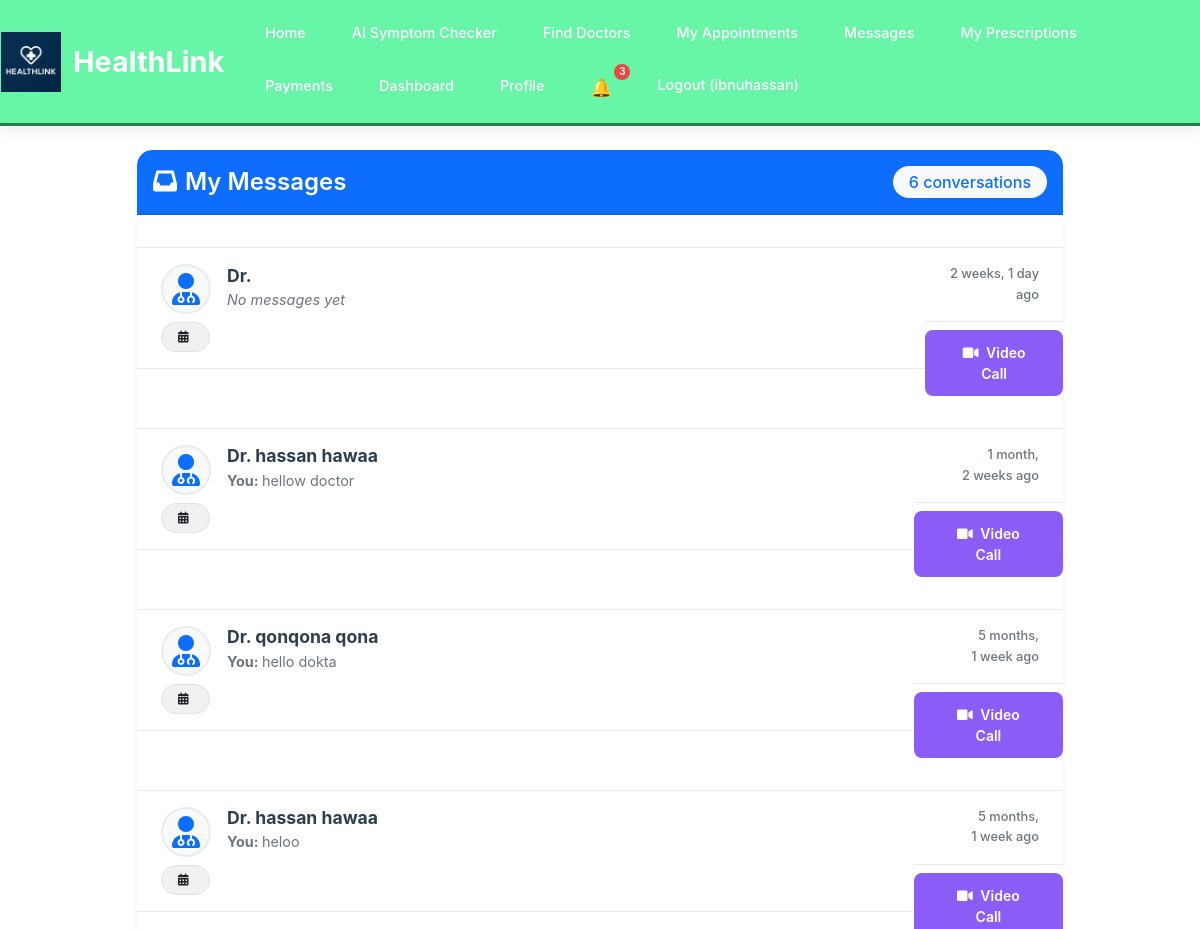
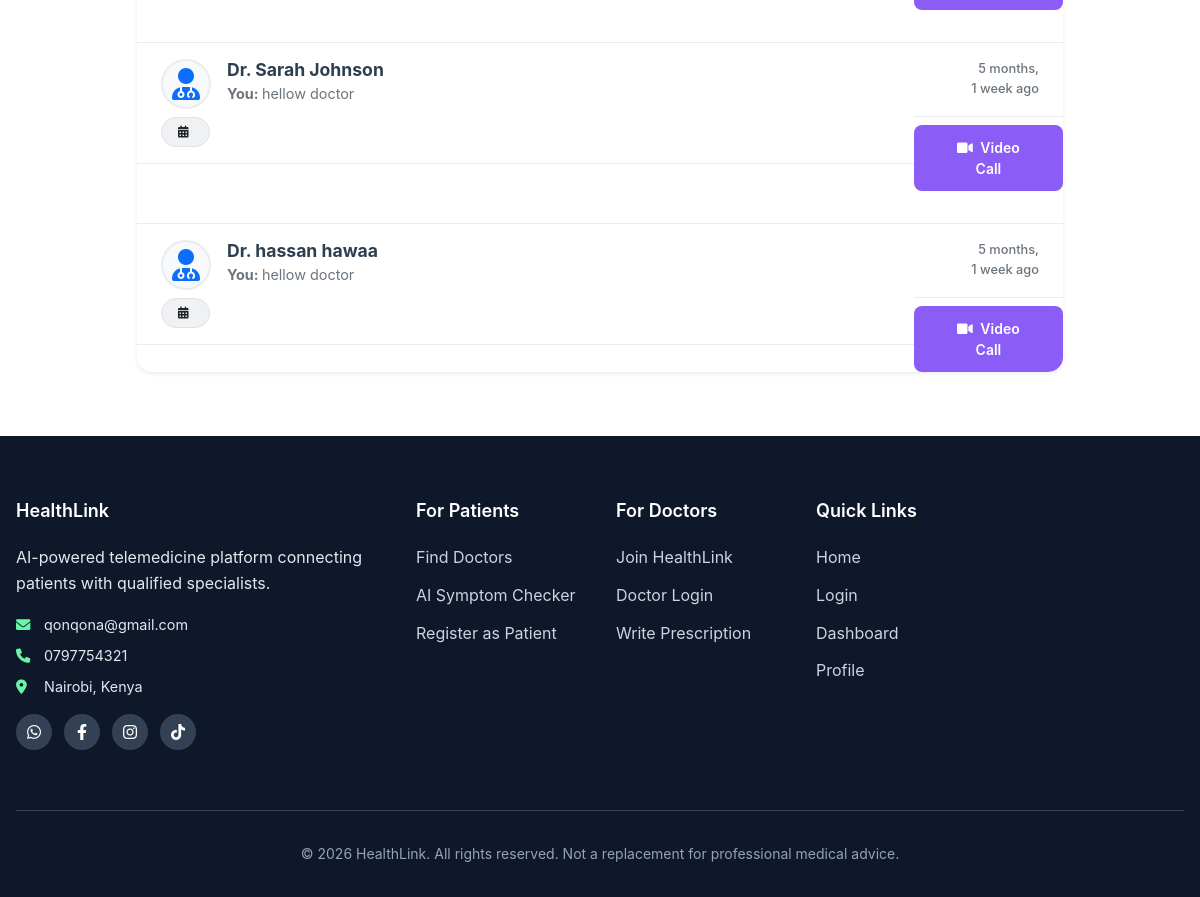
Page /messaging/ (signed in) on the committed database (2 pictures, top to bottom).
### users/models.py (models this page shows, shortened)
class CustomUser(AbstractUser):
    USER_TYPE_CHOICES = (
        ('patient', 'Patient'),
        ('doctor', 'Doctor'),
        ('admin', 'Admin'),
    )
    user_type = models.CharField(max_length=10, choices=USER_TYPE_CHOICES, default='patient')
    phone_number = models.CharField(max_length=15, blank=True)
    date_of_birth = models.DateField(null=True, blank=True)
    groups = models.ManyToManyField(
        'auth.Group',
        verbose_name='groups',
        blank=True,
        help_text='The groups this user belongs to.',
        related_name='customuser_set',
        related_query_name='user',
    )
    user_permissions = models.ManyToManyField(
        'auth.Permission',
        verbose_name='user permissions',
        blank=True,
        help_text='Specific permissions for this user.',
        related_name='customuser_set',
        related_query_name='user',
    )

### messaging/models.py (models this page shows, shortened)
class Conversation(models.Model):
    patient = models.ForeignKey(User, on_delete=models.CASCADE, related_name='patient_conversations')
    doctor = models.ForeignKey(User, on_delete=models.CASCADE, related_name='doctor_conversations')
    appointment = models.ForeignKey(Appointment, on_delete=models.CASCADE, null=True, blank=True)
    created_at = models.DateTimeField(auto_now_add=True)
    updated_at = models.DateTimeField(auto_now=True)
    class Meta:
        unique_together = ['patient', 'doctor', 'appointment']

class Message(models.Model):
    conversation = models.ForeignKey(Conversation, on_delete=models.CASCADE, related_name='messages')
    sender = models.ForeignKey(User, on_delete=models.CASCADE)
    content = models.TextField()
    timestamp = models.DateTimeField(auto_now_add=True)
    is_read = models.BooleanField(default=False)
    class Meta:
        ordering = ['timestamp']

### messaging/views.py (the view)
# urls.py: path('', views.conversation_list, name='conversation_list'),
@login_required
def conversation_list(request):
    if request.user.user_type == 'patient':
        conversations = Conversation.objects.filter(patient=request.user)
    elif request.user.user_type == 'doctor':
        conversations = Conversation.objects.filter(doctor=request.user)
    else:
        conversations = Conversation.objects.none()
    conversations = conversations.order_by('-updated_at')
    return render(request, 'messaging/conversations.html', {
        'conversations': conversations
    })

### templates/messaging/conversations.html (shortened to what this page needs)
{% extends 'base.html' %}
{% load static %}
{% block content %}
<div class="container mt-4">
    <div class="row justify-content-center">
        <div class="col-lg-10">
            <div class="card shadow-sm border-0">
                <div class="card-header bg-primary text-white py-3">
                    <div class="d-flex justify-content-between align-items-center">
                        <h4 class="mb-0">
                            <i class="fas fa-inbox me-2"></i>My Messages
                        </h4>
                        <span class="badge bg-light text-primary fs-6">
                            {{ conversations|length }} conversation{{ conversations|pluralize }}
                        </span>
                    </div>
                </div>
                {% if conversations %}
                <div class="card-body p-0">
                    <div class="list-group list-group-flush">
                        {% for conversation in conversations %}
                        <a href="{% url 'messaging:conversation_detail' conversation.id %}"
                           class="list-group-item list-group-item-action conversation-item py-3">
                            <div class="d-flex w-100 justify-content-between align-items-start">
                                <div class="flex-grow-1 me-3">
                                    <div class="d-flex align-items-center mb-2">
                                        <div class="avatar-placeholder me-3">
                                            <i class="fas {% if user.user_type == 'patient' %}fa-user-md text-primary{% else %}fa-user text-info{% endif %} fa-2x"></i>
                                        </div>
                                        <div class="flex-grow-1">
                                            <h6 class="mb-1 fw-bold conversation-title">
                                                {% if user.user_type == 'patient' %}
                                                    Dr. {{ conversation.doctor.get_full_name }}
                                                {% endif %}
                                            </h6>
                                            {% with last_message=conversation.messages.last %}
                                            <p class="mb-1 text-muted conversation-preview">
                                                {% if last_message %}
                                                    <strong>
                                                        {% if last_message.sender == user %}
                                                            You:
                                                        {% else %}
                                                            {% if user.user_type == 'patient' %}
                                                                Dr. {{ conversation.doctor.get_full_name }}:
                                                            {% else %}
                                                                {{ conversation.patient.get_full_name }}:
                                                            {% endif %}
                                                        {% endif %}
                                                    </strong>
                                                    {{ last_message.content|truncatewords:12 }}
                                                {% else %}
                                                    <span class="text-muted fst-italic">No messages yet</span>
                                                {% endif %}
                                            </p>
                                            {% endwith %}
                                        </div>
                                    </div>
                                    {% if conversation.appointment %}
                                    <div class="mt-2">
                                        <span class="badge bg-secondary bg-opacity-10 text-dark border">
                                            <i class="fas fa-calendar-alt me-1"></i>{{ conversation.appointment.service_type }}
                                        </span>
                                    </div>
                                    {% endif %}
                                </div>
                                <div class="text-end">
                                    <small class="text-muted d-block conversation-time">
                                        {{ conversation.updated_at|timesince }} ago
                                    </small>
                                    <a href="{% url 'messaging:conversation_detail' conversation.id %}?start_video=1"
                                       class="btn btn-sm mt-2"
                                       style="background: #8b5cf6; color: white;"
                                       onclick="event.stopPropagation();">
                                        <i class="fas fa-video me-1"></i> Video Call
                                    </a>
                                </div>
                            </div>
                        </a>
                        {% endfor %}
                    </div>
                </div>
                {% endif %}
            </div>
        </div>
    </div>
</div>
{% endblock %}

### templates/includes/_header.html (shortened to what this page needs)
{% load static %}
<nav class="navbar">
    <div class="nav-container">
        <a href="{% url 'home' %}" class="nav-brand">
            <img src="{% static 'images/logo.png' %}" alt="HealthLink Logo" class="nav-logo">
            HealthLink
        </a>
        <ul class="nav-menu" id="navMenu">
            <li><a href="{% url 'home' %}" class="nav-link">Home</a></li>
            {% if user.is_authenticated %}
                {% if user.user_type == 'patient' %}
                    <li><a href="{% url 'triage:triage' %}" class="nav-link">AI Symptom Checker</a></li>
                    <li><a href="{% url 'appointments:doctor_list' %}" class="nav-link">Find Doctors</a></li>
                    <li><a href="{% url 'appointments:my_appointments' %}" class="nav-link">My Appointments</a></li>
                    <li><a href="{% url 'messaging:conversation_list' %}" class="nav-link">Messages</a></li>
                    <li><a href="{% url 'prescriptions:my_prescriptions' %}" class="nav-link">My Prescriptions</a></li>
                    <li><a href="{% url 'payments:payment_history' %}" class="nav-link">Payments</a></li>
                {% endif %}
                <li><a href="{% url 'dashboard' %}" class="nav-link">Dashboard</a></li>
                <li><a href="{% url 'profile' %}" class="nav-link">Profile</a></li>
                <li class="notification-nav-item">
                    <a href="{% url 'notifications:notification_list' %}" class="nav-link notification-link">
                        <span class="notification-bell">🔔</span>
                        <span class="notification-badge" id="notificationBadge" style="display: none;">0</span>
                    </a>
                </li>
                <li>
                    <form method="post" action="{% url 'logout' %}" style="display: inline; margin: 0;">
                        <button type="submit" class="nav-link" style="background: none; border: none; cursor: pointer;">
                            Logout ({{ user.username }})
                        </button>
                    </form>
                </li>
            {% endif %}
        </ul>
    </div>
</nav>

### static/css/style.css (style rules this page uses)
:root { --primary-blue: #5b84db; --primary-dark: #6380e2; --primary-light: #3b82f6; --accent-teal: #0d9488; --success-green: #10b981; --warning-amber: #f59e0b; --error-red: #ef4444; --white: #ffffff; --gray-50: #f8fafc; --gray-100: #f1f5f9; --gray-200: #e2e8f0; --gray-500: #64748b; --gray-700: #334155; --gray-900: #0f172a; --background: var(--white); --surface: var(--gray-50); --card-background: var(--white); --text-primary: var(--gray-900); --text-secondary: var(--gray-700); --text-tertiary: var(--gray-500); }
* { margin: 0; padding: 0; box-sizing: border-box; }
body { font-family: 'Inter', 'Segoe UI', system-ui, -apple-system, sans-serif; line-height: 1.6; color: var(--text-primary); background-color: var(--background); }
h1, h2, h3, h4, h5, h6 { font-weight: 600; line-height: 1.2; margin-bottom: 1rem; }
h4 { font-size: 1.5rem; }
.navbar { background: var(--white); box-shadow: 0 1px 3px rgba(226, 197, 29, 0.1); padding: 1rem 0; }
.btn { padding: 0.75rem 2rem; border-radius: 8px; font-weight: 600; text-decoration: none; display: inline-block; transition: all 0.3s ease; border: none; cursor: pointer; }
.mb-1 { margin-bottom: 0.5rem; }
.mb-2 { margin-bottom: 1rem; }
.mt-2 { margin-top: 1rem; }
.mt-4 { margin-top: 2rem; }
.badge { padding: 0.5rem 1rem; border-radius: 20px; font-weight: 500; }
html, body { height: 100%; }
body { display: flex; flex-direction: column; min-height: 100vh; }
.navbar { background: #67f5a7 !important; box-shadow: 0 2px 15px rgba(0, 0, 0, 0.1); padding: 0.75rem 0; border-bottom: 3px solid #2d7a52; }
.nav-container { max-width: 100%; margin: 0; display: flex; justify-content: flex-start; align-items: center; padding: 0 1rem; gap: 1.5rem; }
.nav-brand { font-size: 1.4rem; font-weight: bold; color: white !important; text-decoration: none; transition: all 0.3s ease; flex-shrink: 0; }
.nav-menu { display: flex; list-style: none; gap: 0.75rem; margin: 0; padding: 0; flex-wrap: wrap; }
.nav-link { color: white !important; font-size: 0.9rem; text-decoration: none; font-weight: 500; transition: all 0.3s ease; padding: 0.5rem 1rem; border-radius: 5px; border: 1px solid transparent; }
.notification-nav-item { position: relative; }
.notification-link { position: relative; display: flex; align-items: center; }
.notification-bell { font-size: 1.1rem; }
.notification-badge { position: absolute; top: -2px; right: -2px; background: #ef4444; color: white; font-size: 0.65rem; font-weight: 600; min-width: 16px; height: 16px; border-radius: 50%; display: flex; align-items: center; justify-content: center; padding: 0 4px; }
.nav-brand { display: flex; align-items: center; gap: 0.75rem; font-size: 1.8rem; font-weight: bold; color: white !important; text-decoration: none; transition: all 0.3s ease; margin-right: auto; margin-left: -10px; }
.nav-logo { height: 60px; width: auto; transition: transform 0.3s ease; margin-left: -5px; }

### templates/base.html (style rules this page uses)
html, body { width: 100%; overflow-x: hidden; }

### templates/messaging/conversations.html (style rules this page uses)
.conversation-item { border: none; border-bottom: 1px solid #e9ecef; transition: all 0.3s ease; padding: 1.25rem 1.5rem; }
.conversation-title { color: #2c3e50; font-size: 1.1rem; }
.conversation-preview { font-size: 0.9rem; line-height: 1.4; display: -webkit-box; -webkit-line-clamp: 2; -webkit-box-orient: vertical; overflow: hidden; max-height: 2.8em; }
.conversation-time { font-size: 0.8rem; font-weight: 500; color: #6c757d; }
.avatar-placeholder { width: 50px; height: 50px; border-radius: 50%; background: #f8f9fa; display: flex; align-items: center; justify-content: center; border: 2px solid #e9ecef; }
.card { border-radius: 15px; overflow: hidden; }
.card-header { border-radius: 15px 15px 0 0 !important; }
.badge { font-size: 0.75rem; font-weight: 500; }
.conversation-item { animation: slideIn 0.3s ease-out; animation-fill-mode: both; }
.conversation-item:nth-child(1) { animation-delay: 0.1s; }
.conversation-item:nth-child(3) { animation-delay: 0.3s; }
.conversation-item:nth-child(5) { animation-delay: 0.5s; }

### rows in the picture
CustomUser: username "ibnuhassan"
Conversation: shows "No messages yet", updated_at "2 weeks, 1 day"
Conversation: doctor.get_full_name "hassan hawaa", shows "You:", messages.last.content "hellow doctor", updated_at "1 month, 2 weeks"
Conversation: doctor.get_full_name "qonqona qona", shows "You:", messages.last.content "hello dokta", updated_at "5 months, 1 week"
Conversation: doctor.get_full_name "hassan hawaa", shows "You:", messages.last.content "heloo", updated_at "5 months, 1 week"
Conversation: doctor.get_full_name "Sarah Johnson", shows "You:", messages.last.content "hellow doctor", updated_at "5 months, 1 week"
Conversation: doctor.get_full_name "hassan hawaa", shows "You:", messages.last.content "hellow doctor", updated_at "5 months, 1 week"

### other values in the picture
{{ conversations|length }} "6"
